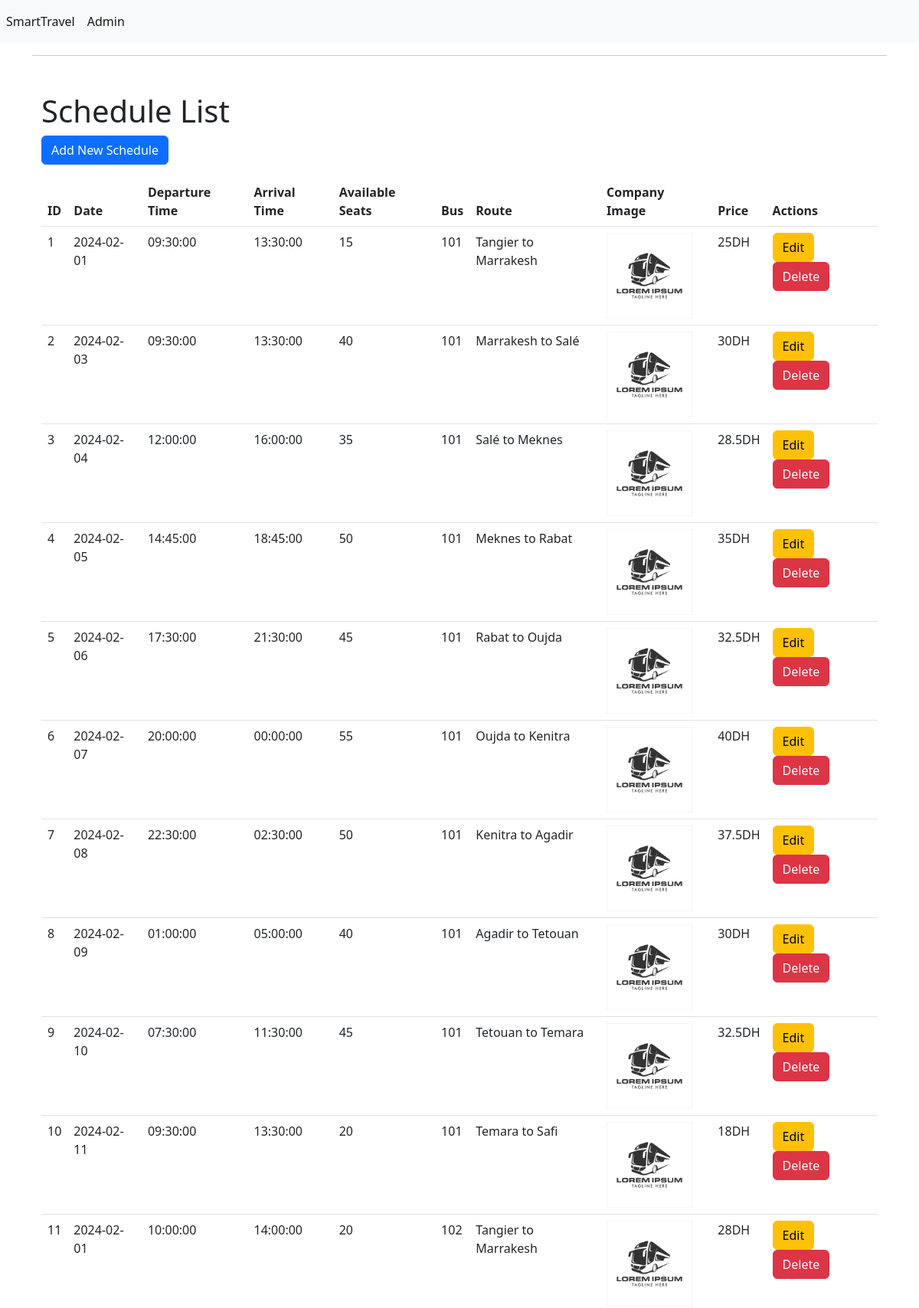
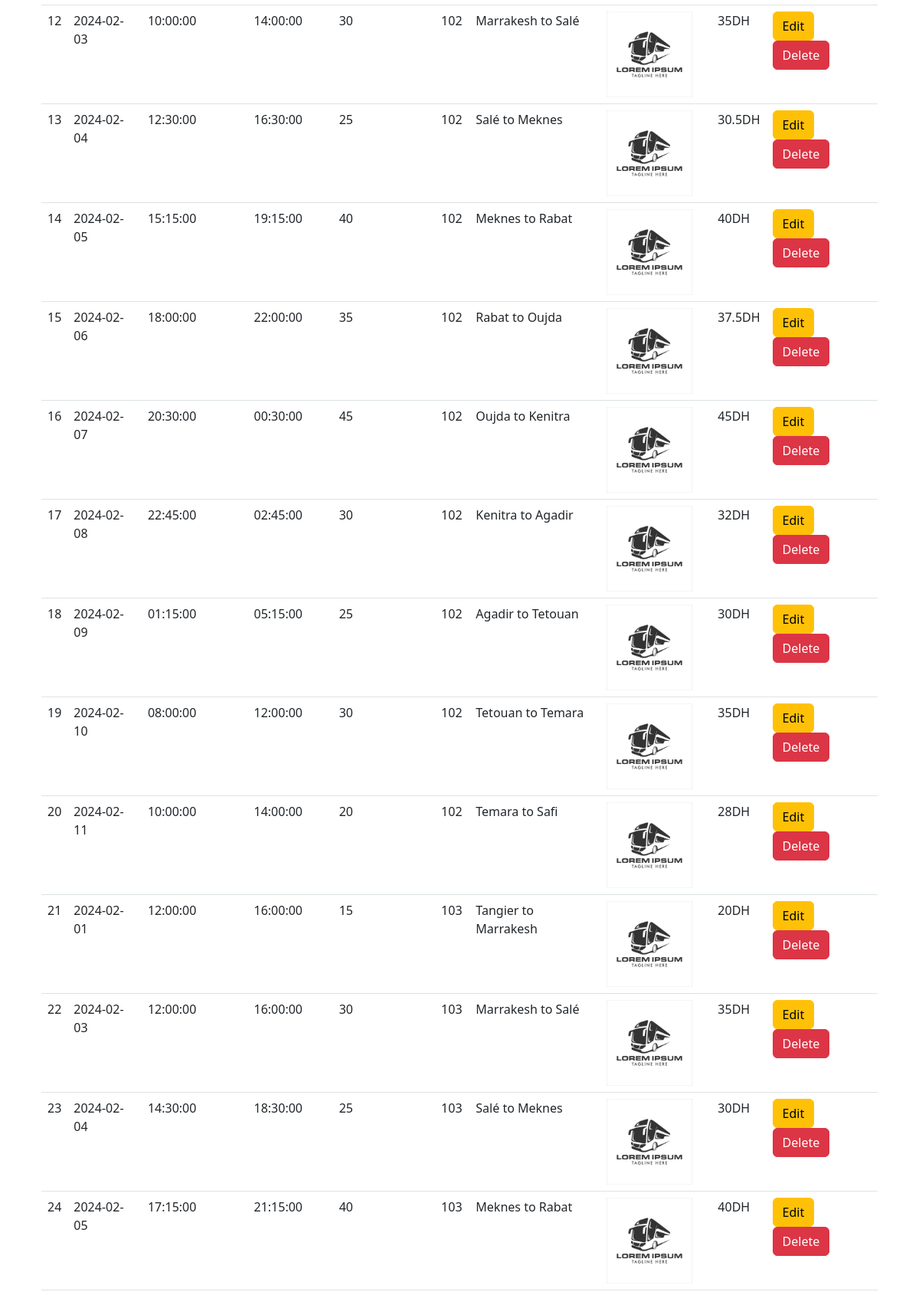
The app's page /index.php?action=scheduleindex (upper part) with its own data (2 pictures, top to bottom).
### tables this page shows
CREATE TABLE Schedule (
    scheduleID INT PRIMARY KEY AUTO_INCREMENT,
    date DATE,
    departureTime TIME,
    arrivalTime TIME,
    availableSeats INT,
    busID INT,
    routeID INT,
    price float,
    FOREIGN KEY (busID) REFERENCES Bus(busID),
    FOREIGN KEY (routeID) REFERENCES Route(routeID)
);

CREATE TABLE Bus (
    busID INT PRIMARY KEY AUTO_INCREMENT,
    busNumber INT,
    licensePlate VARCHAR(255),
    companyID INT,
    capacity INT,
    FOREIGN KEY (companyID) REFERENCES Company(companyID)
);

CREATE TABLE City (
    cityID INT PRIMARY KEY AUTO_INCREMENT,
    cityName VARCHAR(255)
);

CREATE TABLE Company (
    companyID INT PRIMARY KEY AUTO_INCREMENT,
    companyName VARCHAR(255),
    companyImage VARCHAR(255)
);

CREATE TABLE Route (
    routeID INT PRIMARY KEY AUTO_INCREMENT,
    startCityID INT,
    endCityID INT,
    distance VARCHAR(255),
    duration TIME,
    FOREIGN KEY (startCityID) REFERENCES City(cityID),
    FOREIGN KEY (endCityID) REFERENCES City(cityID),
    CHECK (startCityID != endCityID)
);

### app/controllers/ScheduleController.php (called while the page is built, shortened)
<?php
class ScheduleController
{
    private $scheduleDAO;
    public function __construct()
    {
        $this->scheduleDAO = new ScheduleDAO();
    }
    public function index()
    {
        $schedules = $this->scheduleDAO->getAllSchedules();
        include_once 'app/views/schedule/index.php';
    }
}

### app/models/Database.php (called while the page is built)
<?php
class Database
{
    private $host = "localhost";
    private $dbname = "SmartTravel";
    private $username = "root";
    private $password = "";
    public function getConnection()
    {
        try {
            $conn = new PDO("mysql:host={$this->host};dbname={$this->dbname}", $this->username, $this->password);
            $conn->setAttribute(PDO::ATTR_ERRMODE, PDO::ERRMODE_EXCEPTION);
            return $conn;
        } catch (PDOException $e) {
            echo "Connection failed: " . $e->getMessage();
            return null;
        }
    }
}

### app/models/ScheduleDAO.php (called while the page is built, shortened)
<?php
include_once 'DatabaseDAO.php';
include_once 'RouteDAO.php';
include_once 'BusDAO.php';
class ScheduleDAO extends DatabaseDAO
{
    public function getAllSchedules()
    {
        $query = "SELECT * FROM Schedule";
        $result = $this->fetchAll($query);
        $schedules = array();
        foreach ($result as $row) {
            $BusDao = new BusDao();
            $RouteDao = new RouteDao();
            $bus = $BusDao->getBusById($row['busID']);
            $route = $RouteDao->getRouteById($row['routeID']);
            $schedules[] = new Schedule($row['scheduleID'], $row['date'], $row['departureTime'], $row['arrivalTime'], $row['availableSeats'], $bus, $route, $bus->getCompany()->getCompanyID(), $row['price']);
        }
        return $schedules;
    }
}

### app/models/DatabaseDAO.php (called while the page is built, shortened)
<?php
include_once 'Database.php';
class DatabaseDAO
{
    protected $conn;
    public function __construct()
    {
        $dbConnection = new Database();
        $this->conn = $dbConnection->getConnection();
    }
    public function executeQuery($query, $params = [])
    {
        $stmt = $this->conn->prepare($query);
        $stmt->execute($params);
        return $stmt;
    }
    public function fetchAll($query, $params = [])
    {
        $stmt = $this->executeQuery($query, $params);
        return $stmt ? $stmt->fetchAll(PDO::FETCH_ASSOC) : [];
    }
    public function fetch($query, $params = [])
    {
        $stmt = $this->executeQuery($query, $params);
        return $stmt ? $stmt->fetch(PDO::FETCH_ASSOC) : null;
    }
}

### app/models/BusDAO.php (called while the page is built, shortened)
<?php
include_once 'DatabaseDAO.php';
include_once 'Bus.php';
include_once 'CompanyDAO.php';
class BusDAO extends DatabaseDAO
{
    public function getBusById($busID)
    {
        $query = "SELECT * FROM Bus WHERE busID = :busID";
        $params = [':busID' => $busID];
        $result = $this->fetch($query, $params);
        $companyDAO = new CompanyDAO();
        $company = $companyDAO->getCompanyById($result['companyID']);
        return new Bus($result['busID'], $result['busNumber'], $result['licensePlate'], $company, $result['capacity']);
    }
}

### app/models/CompanyDAO.php (called while the page is built, shortened)
<?php
include_once 'DatabaseDAO.php';
include_once 'Company.php';
class CompanyDAO extends DatabaseDAO
{
    public function getCompanyById($companyID)
    {
        $query = "SELECT * FROM Company WHERE companyID = :companyID";
        $params = [':companyID' => $companyID];
        $companyData = $this->fetch($query, $params);
        if ($companyData) {
            return new Company($companyData['companyID'], $companyData['companyName'], $companyData['companyImage']);
        }
        return null;
    }
}

### app/models/RouteDAO.php (called while the page is built, shortened)
<?php
include_once 'DatabaseDAO.php';
include_once 'CityDAO.php';
class RouteDAO extends DatabaseDAO
{
    public function getRouteById($routeID)
    {
        $query = "SELECT * FROM Route WHERE routeID = :routeID";
        $params = [':routeID' => $routeID];
        $result = $this->fetch($query, $params);
        $CityDao = new CityDao();
        $startcity = $CityDao->getCityById($result['startCityID']);
        $endcity = $CityDao->getCityById($result['endCityID']);
        return new Route($result['routeID'], $startcity, $endcity, $result['distance'], $result['duration']);
    }
}

### app/models/CityDAO.php (called while the page is built, shortened)
<?php
include_once 'DatabaseDAO.php';
class CityDAO extends DatabaseDAO
{
    public function getCityById($cityID)
    {
        $query = "SELECT * FROM City WHERE cityID = :cityID";
        $params = [':cityID' => $cityID];
        $cityData = $this->fetch($query, $params);
        if ($cityData) {
            return new City($cityData['cityID'], $cityData['cityName']);
        }
        return null;
    }
}

### app/models/Bus.php (called while the page is built, shortened)
<?php
class Bus
{
    private $company;
    public function __construct($busID, $busNumber, $licensePlate, $company, $capacity)
    {
        $this->company = $company;
    }
    public function getCompany()
    {
        return $this->company;
    }
}

### app/models/Company.php (called while the page is built, shortened)
<?php
class Company
{
    private $companyID;
    public function __construct($companyID, $companyName, $companyImage)
    {
        $this->companyID = $companyID;
    }
    public function getCompanyID()
    {
        return $this->companyID;
    }
}

### app/views/schedule/index.php (the view, shortened to what this page needs)
<div class="container mt-5">
    <h1>Schedule List</h1>
    <a href="index.php?action=schedulecreate" class="btn btn-primary mb-3">Add New Schedule</a>
    <?php if (!empty($schedules)): ?>
        <table class="table">
            <thead>
                <tr>
                    <th>ID</th>
                    <th>Date</th>
                    <th>Departure Time</th>
                    <th>Arrival Time</th>
                    <th>Available Seats</th>
                    <th>Bus</th>
                    <th>Route</th>
                    <th>Company Image</th>
                    <th>Price</th>
                    <th>Actions</th>
                </tr>
            </thead>
            <tbody>
                <?php foreach ($schedules as $schedule): ?>
                    <tr>
                        <td>
                            <?= $schedule->getScheduleID() ?>
                        </td>
                        <td>
                            <?= $schedule->getDate() ?>
                        </td>
                        <td>
                            <?= $schedule->getDepartureTime() ?>
                        </td>
                        <td>
                            <?= $schedule->getArrivalTime() ?>
                        </td>
                        <td>
                            <?= $schedule->getAvailableSeats() ?>
                        </td>
                        <td>
                            <?= $schedule->getBus()->getBusID() ?>
                        </td>
                        <td>
                            <?= $schedule->getRoute()->getStartCityName() ?> to
                            <?= $schedule->getRoute()->getEndCityName() ?>
                        </td>
                        <td>
                            <img style="width: 7rem;" src=" <?= $schedule->getCompanyImageByID($schedule->getCompanyID()) ?>"
                                alt=" <?= $schedule->getCompanyImageByID($schedule->getCompanyID()) ?>">
                        </td>
                        <td>
                            <?= $schedule->getPrice() . "DH" ?>
                        </td>
                        <td>
                            <a href="index.php?action=scheduleedit&id=<?= $schedule->getScheduleID() ?>"
                                class="btn btn-warning">Edit</a>
                            <a href="index.php?action=scheduledelete&id=<?= $schedule->getScheduleID() ?>"
                                class="btn btn-danger">Delete</a>
                        </td>
                    </tr>
                <?php endforeach; ?>
            </tbody>
        </table>
    <?php else: ?>
        <p class="text-center">No schedules found.</p>
    <?php endif; ?>
</div>
<?php include_once 'app/views/include/layout.php'; ?>

### records on screen
schedule: scheduleID "1", date "2024-02-01", departureTime "09:30:00", arrivalTime "13:30:00", availableSeats "15", busID.busID "101", company.companyID+companyImage (picture), price "25"
city: cityName "Tangier"
city: cityName "Marrakesh"
schedule: scheduleID "2", date "2024-02-03", departureTime "09:30:00", arrivalTime "13:30:00", availableSeats "40", busID.busID "101", company.companyID+companyImage (picture), price "30"
city: cityName "Salé"
schedule: scheduleID "3", date "2024-02-04", departureTime "12:00:00", arrivalTime "16:00:00", availableSeats "35", busID.busID "101", company.companyID+companyImage (picture), price "28.5"
city: cityName "Meknes"
schedule: scheduleID "4", date "2024-02-05", departureTime "14:45:00", arrivalTime "18:45:00", availableSeats "50", busID.busID "101", company.companyID+companyImage (picture), price "35"
city: cityName "Rabat"
schedule: scheduleID "5", date "2024-02-06", departureTime "17:30:00", arrivalTime "21:30:00", availableSeats "45", busID.busID "101", company.companyID+companyImage (picture), price "32.5"
city: cityName "Oujda"
schedule: scheduleID "6", date "2024-02-07", departureTime "20:00:00", arrivalTime "00:00:00", availableSeats "55", busID.busID "101", company.companyID+companyImage (picture), price "40"
city: cityName "Kenitra"
schedule: scheduleID "7", date "2024-02-08", departureTime "22:30:00", arrivalTime "02:30:00", availableSeats "50", busID.busID "101", company.companyID+companyImage (picture), price "37.5"
city: cityName "Agadir"
schedule: scheduleID "8", date "2024-02-09", departureTime "01:00:00", arrivalTime "05:00:00", availableSeats "40", busID.busID "101", company.companyID+companyImage (picture), price "30"
city: cityName "Tetouan"
schedule: scheduleID "9", date "2024-02-10", departureTime "07:30:00", arrivalTime "11:30:00", availableSeats "45", busID.busID "101", company.companyID+companyImage (picture), price "32.5"
city: cityName "Temara"
schedule: scheduleID "10", date "2024-02-11", departureTime "09:30:00", arrivalTime "13:30:00", availableSeats "20", busID.busID "101", company.companyID+companyImage (picture), price "18"
city: cityName "Safi"
schedule: scheduleID "11", date "2024-02-01", departureTime "10:00:00", arrivalTime "14:00:00", availableSeats "20", busID.busID "102", company.companyID+companyImage (picture), price "28"
schedule: scheduleID "12", date "2024-02-03", departureTime "10:00:00", arrivalTime "14:00:00", availableSeats "30", busID.busID "102", company.companyID+companyImage (picture), price "35"
schedule: scheduleID "13", date "2024-02-04", departureTime "12:30:00", arrivalTime "16:30:00", availableSeats "25", busID.busID "102", company.companyID+companyImage (picture), price "30.5"
schedule: scheduleID "14", date "2024-02-05", departureTime "15:15:00", arrivalTime "19:15:00", availableSeats "40", busID.busID "102", company.companyID+companyImage (picture), price "40"
schedule: scheduleID "15", date "2024-02-06", departureTime "18:00:00", arrivalTime "22:00:00", availableSeats "35", busID.busID "102", company.companyID+companyImage (picture), price "37.5"
schedule: scheduleID "16", date "2024-02-07", departureTime "20:30:00", arrivalTime "00:30:00", availableSeats "45", busID.busID "102", company.companyID+companyImage (picture), price "45"
schedule: scheduleID "17", date "2024-02-08", departureTime "22:45:00", arrivalTime "02:45:00", availableSeats "30", busID.busID "102", company.companyID+companyImage (picture), price "32"
schedule: scheduleID "18", date "2024-02-09", routeID.duration "01:15:00", arrivalTime "05:15:00", availableSeats "25", busID.busID "102", company.companyID+companyImage (picture), price "30"
schedule: scheduleID "19", date "2024-02-10", departureTime "08:00:00", arrivalTime "12:00:00", availableSeats "30", busID.busID "102", company.companyID+companyImage (picture), price "35"
schedule: scheduleID "20", date "2024-02-11", departureTime "10:00:00", arrivalTime "14:00:00", availableSeats "20", busID.busID "102", company.companyID+companyImage (picture), price "28"
schedule: scheduleID "21", date "2024-02-01", departureTime "12:00:00", arrivalTime "16:00:00", availableSeats "15", busID.busID "103", company.companyID+companyImage (picture), price "20"
schedule: scheduleID "22", date "2024-02-03", departureTime "12:00:00", arrivalTime "16:00:00", availableSeats "30", busID.busID "103", company.companyID+companyImage (picture), price "35"
schedule: scheduleID "23", date "2024-02-04", departureTime "14:30:00", arrivalTime "18:30:00", availableSeats "25", busID.busID "103", company.companyID+companyImage (picture), price "30"
schedule: scheduleID "24", date "2024-02-05", departureTime "17:15:00", arrivalTime "21:15:00", availableSeats "40", busID.busID "103", company.companyID+companyImage (picture), price "40"
